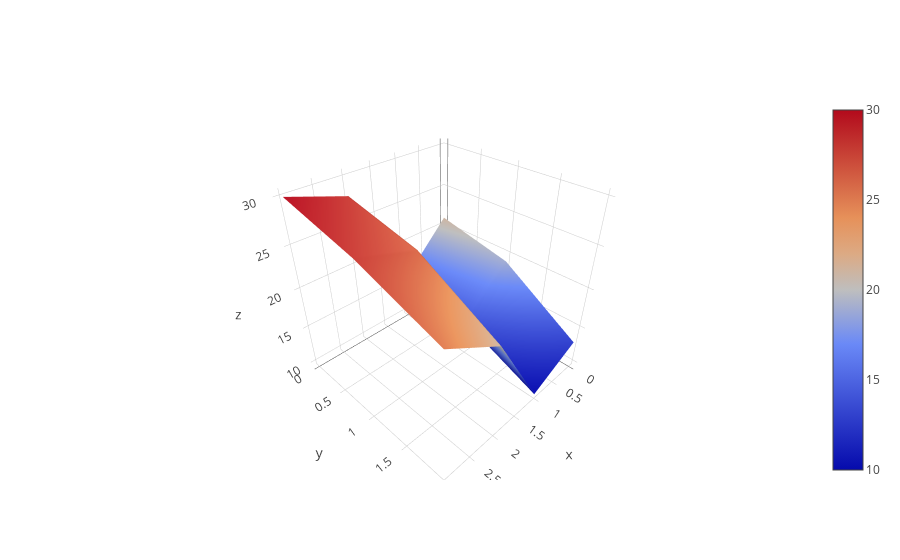

Notebook cell for this chart:
### Markdown cell above
**Display the plot**

We see that all the points have been connected by 2D surfaces in order to generate the surface plot in 3-dimensional space.

One may need to zoom out to view the full plot

### Code cell
offline.iplot(data)

### Figure 1 — Plotly figure (JSON) as saved in the notebook; plotly's stock layout.template omitted (floating-point values rounded to 4 significant figures)
{"data": [{"type": "surface", "uid": "0cacd608-9c78-11e8-8dc2-6030d4660e22", "z": [[21, 15, 28, 30], [19, 14, 26, 28], [13, 10, 21, 25]]}], "layout": {}}
